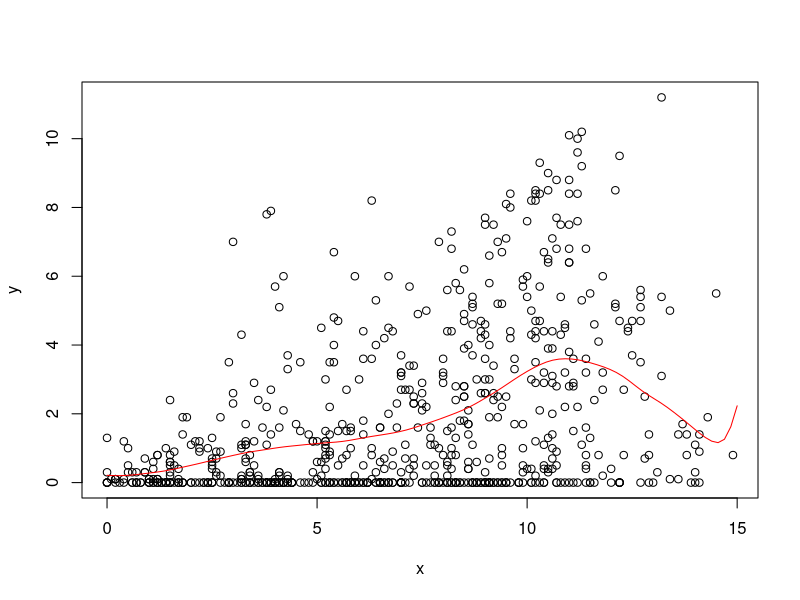
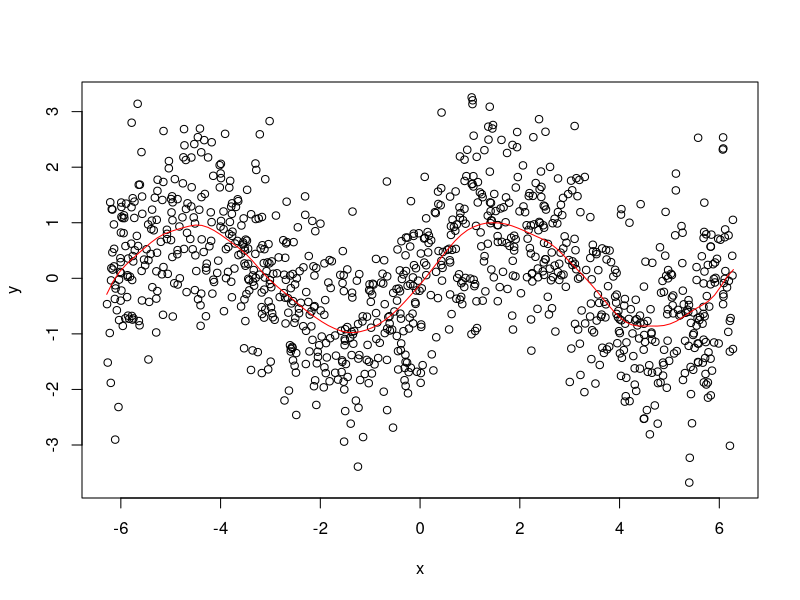

R code for these plots, in order:
# STAT-S 610
# LAB 4
# 2019-10-03
# https://jfukuyama.github.io/teaching/stat610/assignments/lab4.pdf

# --- functions --- #

#' @param x (numeric) vector of same length as y
#' @param y (numeric) vector of same length as y
#' @param z (numeric) vector, can be of a different length
#' @param omega (numeric) must be a scalar
#' @return (numeric) vector of the same length as z
llr = function(x, y, z, omega) {
  fits = sapply(z, compute_f_hat, x, y, omega)
  return(fits)
}

#' @param z (numeric) must be a scalar
#' @param x (numeric) vector of the same length as y
#' @param y (numeric) vector of the same length as x
#' @param omega (numeric) must be a scalar
#' @return (numeric) scalar
compute_f_hat = function(z, x, y, omega) {
  Wz = make_weight_matrix(z, x, omega)
  X = make_predictor_matrix(x)
  f_hat = c(1, z) %*% solve(t(X) %*%apply(X,2,function(Wz,X){Wz*X},Wz=Wz)) %*% 
    t(X) %*% (Wz * y)
  return(f_hat)
}

#' @param z (numeric) must be a scalar
#' @param x (numeric) vector of arbitrary length
#' @param omega (numeric) must be a scalar
#' @return (numeric) a diagonal matrix
make_weight_matrix = function(z, x, omega) {
  r = abs(x - z) / omega  # this is a vector of the same length as x
  w = sapply(r, W)  # this is a vector of the same length as x and r
  # this is a diagonal matrix with elements from w
  return(w)
}

#' @param r (numeric) must be a scalar
#' @return (numeric) scalar
W = function(r) {
  if (abs(r) < 1) {
    return((1 - abs(r) ** 3) ** 3)
  } else {
    return(0)
  }
}

#' @param x (numeric) vector of arbitrary length
#' @return (numeric) matrix with 2 columns and rows equal to length of x
make_predictor_matrix = function(x) {
  n = length(x)
  return(cbind(rep(1, n), x))
}


# --- example 1 --- #

# get the data
data(french_fries, package = 'reshape2')
french_fries = na.omit(french_fries)

# input data
x = french_fries$potato
y = french_fries$buttery

# space along which to smooth
z = seq(0, 15, length.out = 100)

# run smoothing
fits = llr(z = z, x = x, y = y, omega = 2)

# plot the data and the smoother
plot(x, y)
lines(z, fits, col = 'red')


# --- example 2 --- #

# noisy sine wave
x = runif(1000, -2 * pi, 2 * pi)
y = sin(x) + rnorm(length(x))

# space along which to smooth
z = seq(-2 * pi, 2 * pi, length.out = 100)

# run smoothing
fits = llr(z = z, x = x, y = y, omega = pi / 3)

# plot the data and the smoother
plot(x, y)
lines(z, fits, col = 'red')
